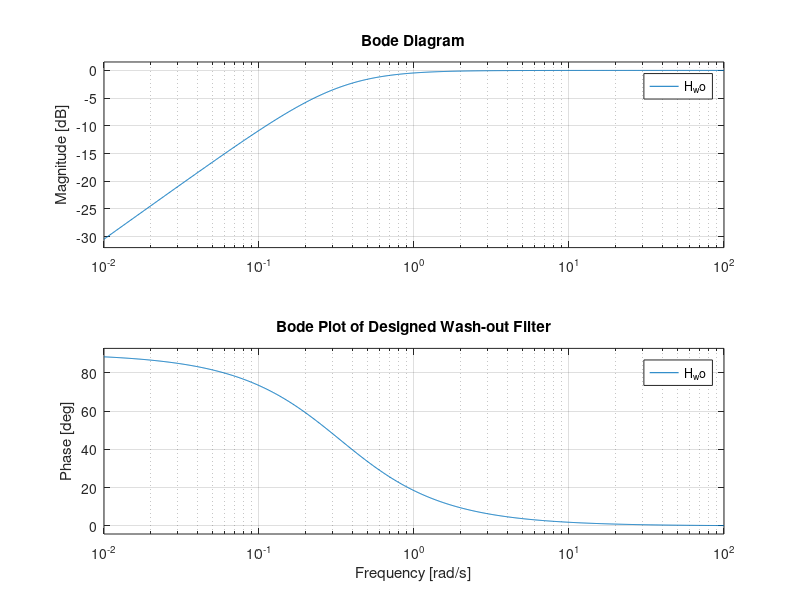

The MATLAB source for this figure: (Note: this script raises an error after producing the figure.)
%% Wash-out Filter Parameter Design

%% 1. 파라미터 설정 (Tuning Parameters)
% Wash-out 필터의 시정수 (Time Constant)
% 의미: 저주파(선회) 성분을 차단할 기준 시간. 보통 2~5초 사이로 설정.
% tau가 클수록 더 낮은 주파수까지 통과시키고(차단 영역이 줄어듦),
% tau가 작을수록 더 많은 성분을 차단합니다.
tau_wo = 3.0; % [sec] (초기 추천값: 3.0)

% 피드백 이득 (Feedback Gain)
% 의미: Yaw Damper가 얼마나 강하게 개입할지 결정.
% 값이 너무 크면 진동이 생기거나 Rudder가 과하게 움직일 수 있습니다.
K_wo = -1.5;   % (초기 추천값: 0.5 ~ 2.0 사이에서 조절 필요)

%% 2. 전달함수 계수 생성 (For Simulink)
% Wash-out Filter Transfer Function:
% H(s) = (tau * s) / (tau * s + 1)
% Numerator(분자): [tau, 0]   -> tau * s
% Denominator(분모): [tau, 1] -> tau * s + 1

num_wo = [tau_wo, 0];
den_wo = [tau_wo, 1];

%% 3. 설계 결과 확인 (Bode Plot) - 선택사항
% 필터가 제대로 고역통과(High-pass) 특성을 가지는지 확인
figure;
w = logspace(-2, 2, 1000);
H_wo = tf(num_wo, den_wo);
bode(H_wo, w);
grid on;
title('Bode Plot of Designed Wash-out Filter');
fprintf('Wash-out Filter Design Complete.\n');
fprintf('Time Constant (tau): %.2f sec\n', tau_wo);
fprintf('Cut-off Frequency: %.2f rad/s\n', 1/tau_wo);

%% Visualization : Open-Loop vs Wash-out Filter Closed-Loop Comparison
% 각 입력(Step, Impulse, 3-2-1-1, Doublet)에 대해
% Open-loop와 Closed-loop의 Yaw Rate(r)를 하나의 그래프로 겹쳐서 비교합니다.

%% 1. Step Response Comparison (Yaw Rate Only)
figure('Name', 'Step Response Comparison', 'Color', 'w');
plot(out_o.rudder_step_out.Time, out_o.rudder_step_out.Data(:,2), 'b--', 'LineWidth', 1.5); hold on;
plot(out_wo.rudder_step_out.Time, out_wo.rudder_step_out.Data(:,2), 'r-', 'LineWidth', 1.5);
grid on;
legend('Open-Loop (No Filter)', 'Closed-Loop (With Wash-out)', 'Location', 'best');
title('Yaw Rate (r) Comparison - Step Input');
ylabel('Yaw Rate (deg/s)');
xlabel('Time (sec)');
xlim([0 T_end]); % 진동이 잡히는 초기 구간을 자세히 보기 위해 시간 축 조정 (필요시 수정)


%% 2. Impulse Response Comparison (Yaw Rate Only)
figure('Name', 'Impulse Response Comparison', 'Color', 'w');
plot(out_o.rudder_impulse_out.Time, out_o.rudder_impulse_out.Data(:,2), 'b--', 'LineWidth', 1.5); hold on;
plot(out_wo.rudder_impulse_out.Time, out_wo.rudder_impulse_out.Data(:,2), 'r-', 'LineWidth', 1.5);
grid on;
legend('Open-Loop (No Filter)', 'Closed-Loop (With Wash-out)', 'Location', 'best');
title('Yaw Rate (r) Comparison - Impulse Input');
ylabel('Yaw Rate (deg/s)');
xlabel('Time (sec)');
xlim([0 T_end]);


%% 3. 3-2-1-1 Response Comparison (Yaw Rate Only)
figure('Name', '3-2-1-1 Response Comparison', 'Color', 'w');
plot(out_o.rudder_3211_out.Time, out_o.rudder_3211_out.Data(:,2), 'b--', 'LineWidth', 1.5); hold on;
plot(out_wo.rudder_3211_out.Time, out_wo.rudder_3211_out.Data(:,2), 'r-', 'LineWidth', 1.5);
grid on;
legend('Open-Loop (No Filter)', 'Closed-Loop (With Wash-out)', 'Location', 'best');
title('Yaw Rate (r) Comparison - 3-2-1-1 Input');
ylabel('Yaw Rate (deg/s)');
xlabel('Time (sec)');
xlim([0 T_end]);


%% 4. Doublet Response Comparison (Yaw Rate Only)
figure('Name', 'Doublet Response Comparison', 'Color', 'w');
plot(out_o.rudder_doublet_out.Time, out_o.rudder_doublet_out.Data(:,2), 'b--', 'LineWidth', 1.5); hold on;
plot(out_wo.rudder_doublet_out.Time, out_wo.rudder_doublet_out.Data(:,2), 'r-', 'LineWidth', 1.5);
grid on;
legend('Open-Loop (No Filter)', 'Closed-Loop (With Wash-out)', 'Location', 'best');
title('Yaw Rate (r) Comparison - Doublet Input');
ylabel('Yaw Rate (deg/s)');
xlabel('Time (sec)');
xlim([0 T_end]);